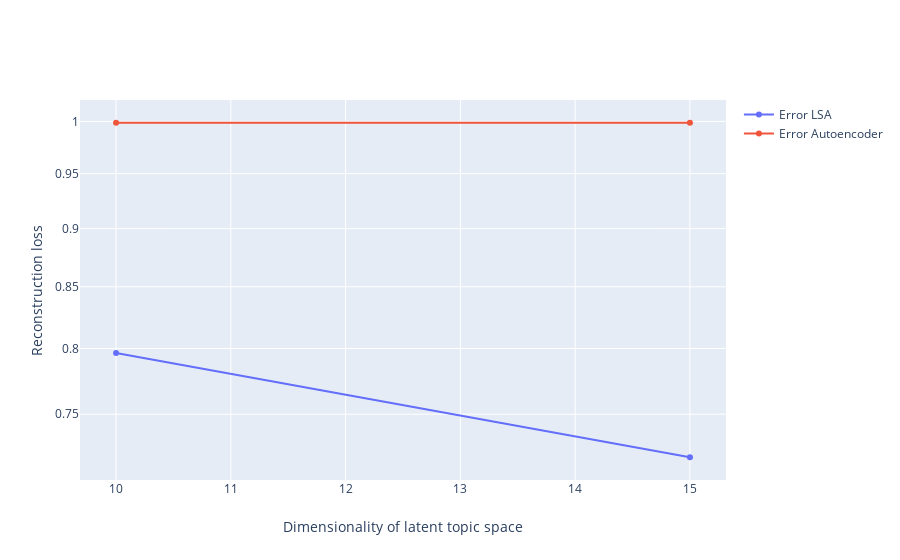

This figure's notebook cell:
### Code cell
fig = go.Figure()

err_lsa = []
err_aut = []
spar_lsa = []
spar_aut = []
dims = list(range(10,20,5))
for dim in dims:
    print(dim)
    autoencoder, *args = create_autoencoder(doc2vec_model.docvecs.vectors_docs.shape[1], encoding_dim=dim)
    autoencoder.fit(input_train_doc2vec, input_train_doc2vec,
                epochs=70,
                batch_size=256,
                shuffle=True,
                verbose=0)
    tfs_lsa, lsa_model = LSA(input_train_doc2vec, num_topics=dim)
    orig_tfs_lda = lsa_model.inverse_transform(tfs_lsa)
    orig_tfs_aut = autoencoder.predict(input_train_doc2vec)
    err_lsa.append(np.average(norm(orig_tfs_lda-input_train_doc2vec, axis=1)))
    err_aut.append(np.average(norm(orig_tfs_aut-input_train_doc2vec, axis=1)))
fig.add_trace(go.Scatter(x=dims, y=err_lsa, name='Error LSA'))
fig.add_trace(go.Scatter(x=dims, y=err_aut, name='Error Autoencoder'))
fig.add_trace(go.Scatter(x=dims, y=spar_lsa, name='Sparcity LSA'))
fig.add_trace(go.Scatter(x=dims, y=spar_aut, name='Sparcity Autoencoder'))
fig.update_layout(yaxis_type="log")
fig.update_xaxes(title_text="Dimensionality of latent topic space")
fig.update_yaxes(title_text="Reconstruction loss")


fig.show()

### Figure 1 — Plotly figure (JSON) as saved in the notebook; plotly's stock layout.template omitted (floating-point values rounded to 4 significant figures)
{"data": [{"name": "Error LSA", "type": "scatter", "x": [10, 15], "y": [0.7964, 0.7189]}, {"name": "Error Autoencoder", "type": "scatter", "x": [10, 15], "y": [0.9987, 0.9987]}, {"name": "Sparcity LSA", "type": "scatter", "x": [10, 15], "y": []}, {"name": "Sparcity Autoencoder", "type": "scatter", "x": [10, 15], "y": []}], "layout": {"xaxis": {"title": {"text": "Dimensionality of latent topic space"}}, "yaxis": {"title": {"text": "Reconstruction loss"}, "type": "log"}}}
